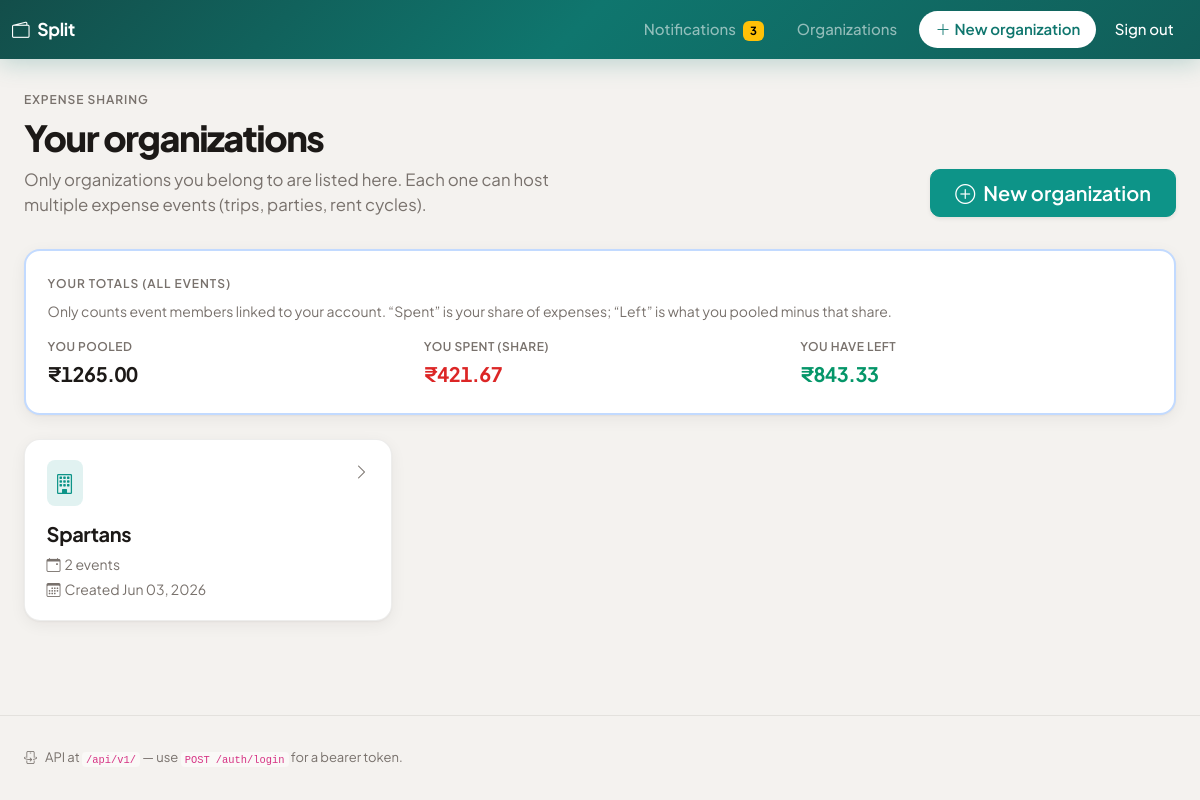
The app's page /orgs (signed in) with its own data.
### app/models.py (models this page shows)
class Organization(Base):
    __tablename__ = "organizations"
    id: Mapped[int] = mapped_column(primary_key=True, autoincrement=True)
    name: Mapped[str] = mapped_column(String(200), nullable=False)
    created_by_user_id: Mapped[int | None] = mapped_column(
        ForeignKey("users.id"), nullable=True, index=True
    )
    created_at: Mapped[datetime] = mapped_column(DateTime, default=datetime.utcnow)
    members: Mapped[list["OrganizationMember"]] = relationship(
        back_populates="organization", cascade="all, delete-orphan"
    )
    events: Mapped[list["Event"]] = relationship(
        back_populates="organization", cascade="all, delete-orphan"
    )
    org_contributions: Mapped[list["OrganizationContribution"]] = relationship(
        back_populates="organization", cascade="all, delete-orphan"
    )

### app/routers/web.py (the view)
@router.get("/orgs", response_class=HTMLResponse)
def page_orgs(request: Request, db: Session = Depends(get_db)):
    uid = require_session_user(request)
    if isinstance(uid, RedirectResponse):
        return uid
    orgs = services.list_organizations_for_user(db, uid)
    summary = services.user_personal_balance_summary(db, uid)
    return templates.TemplateResponse(
        request,
        "orgs.html",
        {
            "orgs": orgs,
            "title": "Your organizations",
            "summary": summary,
        },
    )

### templates/orgs.html (shortened to what this page needs)
{% extends "base.html" %}
{% block content %}
<div class="et-hero d-flex flex-column flex-lg-row align-items-lg-end justify-content-lg-between gap-3">
  <div>
    <p class="et-eyebrow mb-2">Expense sharing</p>
    <h1 class="et-hero-title">Your organizations</h1>
    <p class="et-hero-lead">Only organizations you belong to are listed here. Each one can host multiple expense events (trips, parties, rent cycles).</p>
  </div>
  <a href="/orgs/new" class="btn btn-primary btn-lg px-4 align-self-start align-self-lg-end shadow-sm">
    <i class="bi bi-plus-circle me-2"></i>New organization
  </a>
</div>
<div class="et-card mb-4 border-primary border-opacity-25" style="border-width: 2px;">
  <div class="et-card-body py-4">
    <p class="et-eyebrow mb-2">Your totals (all events)</p>
    <p class="small et-muted mb-3">Only counts event members linked to your account. “Spent” is your share of expenses; “Left” is what you pooled minus that share.</p>
    <div class="row g-4 align-items-end">
      <div class="col-md-4">
        <div class="et-metric">
          <span class="et-metric-label">You pooled</span>
          <span class="et-metric-value et-metric-value--pooled fs-5">{{ summary.total_contributed | money }}</span>
        </div>
      </div>
      <div class="col-md-4">
        <div class="et-metric">
          <span class="et-metric-label">You spent (share)</span>
          <span class="et-metric-value et-metric-value--expended fs-5">{{ summary.total_expended | money }}</span>
        </div>
      </div>
      <div class="col-md-4">
        <div class="et-metric">
          <span class="et-metric-label">You have left</span>
          <span class="et-metric-value fs-5 {% if summary.total_remaining >= 0 %}et-metric-value--remaining-pos{% else %}et-metric-value--remaining-neg{% endif %}">
            {{ summary.total_remaining | money }}
          </span>
        </div>
      </div>
    </div>
  </div>
</div>
{% if not orgs %}
<div class="et-empty">
  <div class="et-empty-icon"><i class="bi bi-building"></i></div>
  <h2 class="h5 fw-bold mb-2">No organizations yet</h2>
  <p class="et-muted mb-4 mx-auto" style="max-width: 24rem;">Create an organization for your family, team, or roommates. Then add events under it to track separate pools and expenses.</p>
  <a href="/orgs/new" class="btn btn-primary"><i class="bi bi-plus-lg me-2"></i>Create your first organization</a>
</div>
{% else %}
<div class="row g-4">
  {% for o in orgs %}
  <div class="col-md-6 col-xl-4">
    <a href="/orgs/{{ o.id }}" class="text-decoration-none text-reset d-block h-100 et-card et-card-interactive">
      <div class="et-card-body h-100 d-flex flex-column">
        <div class="d-flex justify-content-between align-items-start gap-2 mb-3">
          <div class="rounded-3 p-2 d-inline-flex" style="background: var(--et-accent-soft); color: var(--et-accent);">
            <i class="bi bi-building fs-5"></i>
          </div>
          <i class="bi bi-chevron-right et-muted"></i>
        </div>
        <h2 class="h5 fw-bold mb-2" style="letter-spacing: -0.02em;">{{ o.name }}</h2>
        <p class="small et-muted mb-1">
          <i class="bi bi-calendar-event me-1"></i>{{ o.events | length }} event{% if o.events | length != 1 %}s{% endif %}
        </p>
        <p class="small et-muted mb-0 mt-auto">
          <i class="bi bi-calendar3 me-1"></i>Created {{ o.created_at.strftime('%b %d, %Y') }}
        </p>
      </div>
    </a>
  </div>
  {% endfor %}
</div>
{% endif %}
{% endblock %}

### static/app.css (style rules this page uses)
:root { --et-bg: #f4f2ef; --et-bg-elevated: #ffffff; --et-surface-2: #faf9f7; --et-text: #1c1917; --et-text-muted: #78716c; --et-border: rgba(28, 25, 23, 0.08); --et-border-strong: rgba(28, 25, 23, 0.12); --et-accent: #0d9488; --et-accent-hover: #0f766e; --et-accent-soft: rgba(13, 148, 136, 0.12); --et-accent-2: #6366f1; --et-radius: 12px; --et-radius-sm: 10px; --et-radius-lg: 16px; --et-shadow: 0 1px 2px rgba(28, 25, 23, 0.04), 0 4px 16px rgba(28, 25, 23, 0.06); --et-shadow-hover: 0 8px 24px rgba(28, 25, 23, 0.08); --et-green: #059669; --et-green-soft: rgba(5, 150, 105, 0.12); --et-red: #dc2626; --et-red-soft: rgba(220, 38, 38, 0.1); --et-font: "Plus Jakarta Sans", system-ui, -apple-system, sans-serif; }
*, *::before, *::after { box-sizing: border-box; }
html { scroll-behavior: smooth; }
body.et-body { font-family: var(--et-font); background: var(--et-bg); color: var(--et-text); min-height: 100vh; -webkit-font-smoothing: antialiased; }
.et-eyebrow { font-size: 0.75rem; font-weight: 600; text-transform: uppercase; letter-spacing: 0.08em; color: var(--et-text-muted); margin-bottom: 0.35rem; }
.et-card { background: var(--et-bg-elevated); border: 1px solid var(--et-border); border-radius: var(--et-radius-lg); box-shadow: var(--et-shadow); transition: box-shadow 0.2s ease, transform 0.2s ease, border-color 0.2s ease; }
.et-card-body { padding: 1.25rem 1.35rem; }
.et-metric { display: flex; flex-direction: column; gap: 0.2rem; }
.et-metric-label { font-size: 0.75rem; font-weight: 600; text-transform: uppercase; letter-spacing: 0.04em; color: var(--et-text-muted); }
.et-metric-value { font-size: 1.125rem; font-weight: 700; font-variant-numeric: tabular-nums; letter-spacing: -0.02em; }
.et-metric-value--pooled { color: var(--et-text); }
.et-metric-value--expended { color: var(--et-red); }
.et-metric-value--remaining-pos { color: var(--et-green); }
.text-money-positive, .et-metric-value--remaining-pos { color: var(--et-green) !important; }
.btn-primary { --bs-btn-bg: var(--et-accent); --bs-btn-border-color: var(--et-accent); --bs-btn-hover-bg: var(--et-accent-hover); --bs-btn-hover-border-color: var(--et-accent-hover); --bs-btn-active-bg: var(--et-accent-hover); --bs-btn-active-border-color: var(--et-accent-hover); font-weight: 600; border-radius: var(--et-radius-sm); padding: 0.5rem 1.15rem; }
.et-hero { margin-bottom: 2rem; }
.et-hero-title { font-weight: 800; letter-spacing: -0.04em; font-size: clamp(1.75rem, 4vw, 2.25rem); line-height: 1.15; color: var(--et-text); margin-bottom: 0.5rem; }
.et-hero-lead { color: var(--et-text-muted); font-size: 1.05rem; max-width: 36rem; margin-bottom: 0; }
.et-muted { color: var(--et-text-muted); }

### records on screen
Organization: name "Spartans", events|length "2", created_at "Jun 03, 2026"

### other values on screen
{{ request.state.unread_notifications }} "3"
{{ summary.total_contributed | money }} "₹1265.00"
{{ summary.total_expended | money }} "₹421.67"
{{ summary.total_remaining | money }} "₹843.33"
